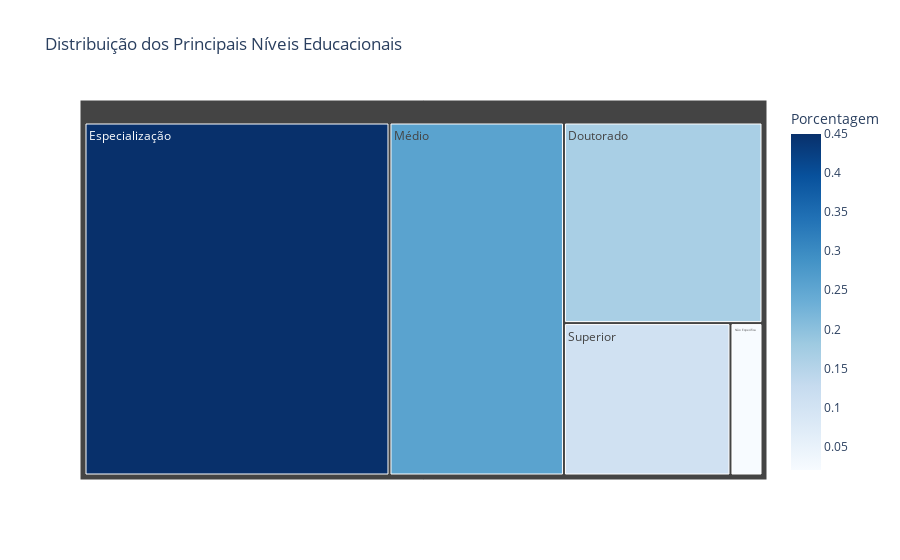

Notebook source saved alongside this figure:
### Markdown cell above
<div style="background-color: #f0f8ff; padding: 20px; border-radius: 10px;">
<h3>Quais são os principais níveis educacionais?</h3>
    
**Diferentes visualizações** podem revelar **diferentes padrões nos dados** que não são imediatamente óbvios a partir de simples estatísticas descritivas.
</div>

### Code cell
count = df_servidor['Nivel_educacao'].value_counts().reset_index()
count.columns = ['Nivel_educacao', 'N']
count['Porcentagem'] = round(count['N'] / count['N'].sum(), 3)
count = count.sort_values(by='Porcentagem', ascending=False)

fig = px.treemap(count, 
                 path=['Nivel_educacao'], 
                 values='N', 
                 color='Porcentagem',
                 color_continuous_scale='Blues',
                 title='Distribuição dos Principais Níveis Educacionais',
                 labels={'Nivel_educacao': 'Nível Educação', 'N': 'Número de Observações'})
#fig.dat+a[0].textinfo = 'label+text+value'
fig.show()

### Figure 1 — Plotly figure (JSON) as saved in the notebook; plotly's stock layout.template omitted (floating-point values rounded to 4 significant figures)
{"data": [{"branchvalues": "total", "customdata": [[0.166], [0.45], [0.257], [0.02], [0.106]], "domain": {"x": [0, 1], "y": [0, 1]}, "hovertemplate": "labels=%{label}<br>Número de Observações=%{value}<br>parent=%{parent}<br>id=%{id}<br>Porcentagem=%{color}<extra></extra>", "ids": ["Doutorado", "Especialização", "Médio", "Não Especifica", "Superior"], "labels": ["Doutorado", "Especialização", "Médio", "Não Especifica", "Superior"], "marker": {"coloraxis": "coloraxis", "colors": [0.166, 0.45, 0.257, 0.02, 0.106]}, "name": "", "parents": ["", "", "", "", ""], "type": "treemap", "values": [816, 2206, 1262, 100, 520]}], "layout": {"coloraxis": {"colorbar": {"title": {"text": "Porcentagem"}}, "colorscale": [[0, "rgb(247,251,255)"], [0.125, "rgb(222,235,247)"], [0.25, "rgb(198,219,239)"], [0.375, "rgb(158,202,225)"], [0.5, "rgb(107,174,214)"], [0.625, "rgb(66,146,198)"], [0.75, "rgb(33,113,181)"], [0.875, "rgb(8,81,156)"], [1, "rgb(8,48,107)"]]}, "legend": {"tracegroupgap": 0}, "title": {"text": "Distribuição dos Principais Níveis Educacionais"}}}
